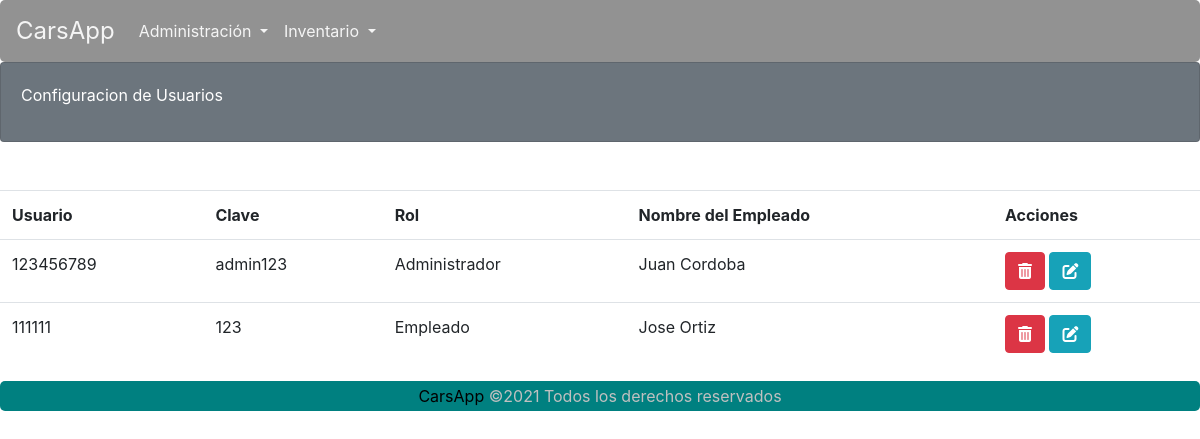
The page /carsapp/usuarioListar/ on the database as committed earlier.
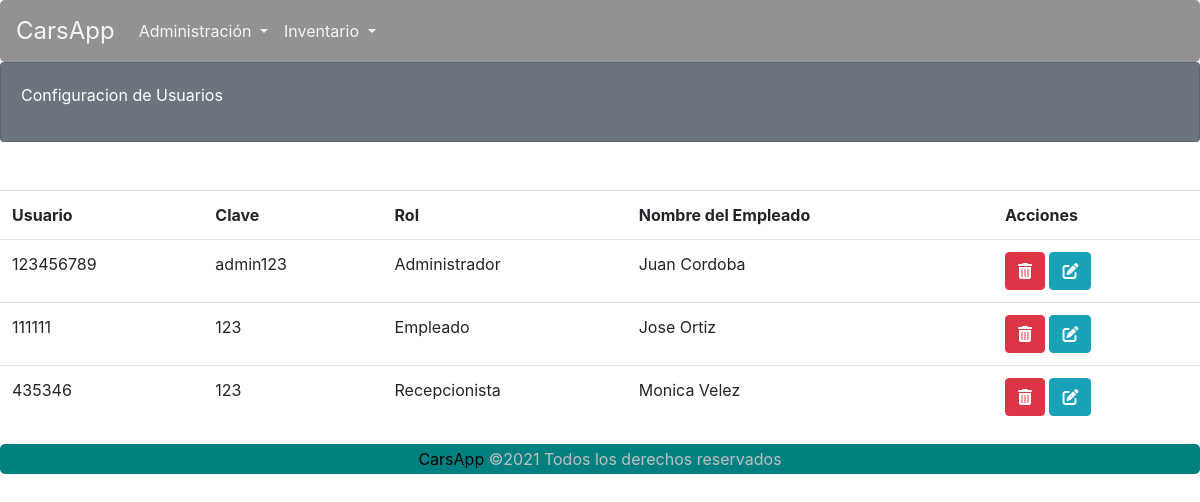
The same page on the database as committed later.
### carsapp/models.py (models this page shows)
class Usuario(models.Model):
    ROL = (
        ('Administrador', 'Administrador'),
        ('Recepcionista', 'Recepcionista'),
        ('Empleado', 'Empleado'),
    )
    usuario = models.CharField(max_length=100, unique=True)
    clave = models.CharField(max_length=254)
    rol = models.CharField(max_length=15, choices=ROL, default='3')
    cedula_Emp = models.ForeignKey(Empleados, on_delete=CASCADE, default='0')
    def __str__(self):
        return f"{self.rol}"

class Empleados(models.Model):
    cedula_Emp = models.IntegerField(primary_key=True)
    nombre_Emp = models.CharField(max_length=30, blank=False, null=False)
    apellido_Emp = models.CharField(max_length=30, blank=False, null=False)
    cargo_Emp = models.CharField(max_length=30, blank=False, null=False)
    telefono_Emp = models.CharField(max_length=15, blank=False, null=False)
    email_Emp = models.EmailField(blank=False, null=False)
    def __str__(self):
        return f"{self.nombre_Emp} {self.apellido_Emp}"

### carsapp/views.py (the view)
# urls.py: path('usuarioListar/', views.UsuarioLista.as_view(), name='usuarioListar'),
class UsuarioLista(ListView):
    template_name = 'carsapp/usuarioListar.html'
    queryset = Usuario.objects.all()
    paginate_by = 7
    def get_context_data(self, **kwargs):
        context = super(UsuarioLista, self).get_context_data(**kwargs)
        context['empleado'] = Empleados.objects.all()
        print(context)
        return context

### carsapp/templates/carsapp/usuarioListar.html (shortened to what this page needs)
{% extends 'carsapp/base.html' %}
{% load static %}
{% block contenedor %}
<div class="card text-white bg-secondary">
    <div class="card-body">
        <div>
            Configuracion de Usuarios
        </div>
    </div>
</div>
    <br>
    <br />
    {% if object_list %}
    <table class="table  table-hover">
        <tr>
            <th>Usuario</th>
            <th>Clave</th>
            <th>Rol</th>
            <th>Nombre del Empleado</th>
            <th>Acciones</th>
        </tr>
        {% for registro in object_list %}
        <tr>
            <td>{{ registro.usuario }}</td>
            <td>{{ registro.clave }}</td>
            <td>{{ registro.rol }}</td>
            <td>{{ registro.cedula_Emp }}</td>
            <td>
                <abbr title="Eliminar usuario"><a class="btn btn-danger" href="javascript:vehiculo_Eliminar('{% url 'carsapp:usuarioEliminar' registro.usuario %}')" role="button"><i class="fas fa-trash-alt"></i></a></abbr>
                <abbr title="Actualizar datos"><a class="btn btn-info" href="{% url 'carsapp:usuarioFormActualizar' registro.usuario %}" role="button"><i class="fas fa-edit"></i></a></abbr>
            </td>
        </tr>
        {% endfor %}
    </table>
    {% else %}
    No hay datos aún.
    {% endif %}
{% endblock %}

Rows that differ between the two databases and show on the page:
added Usuario: usuario "435346", clave "123", rol "Recepcionista", cedula_Emp "Monica Velez"
